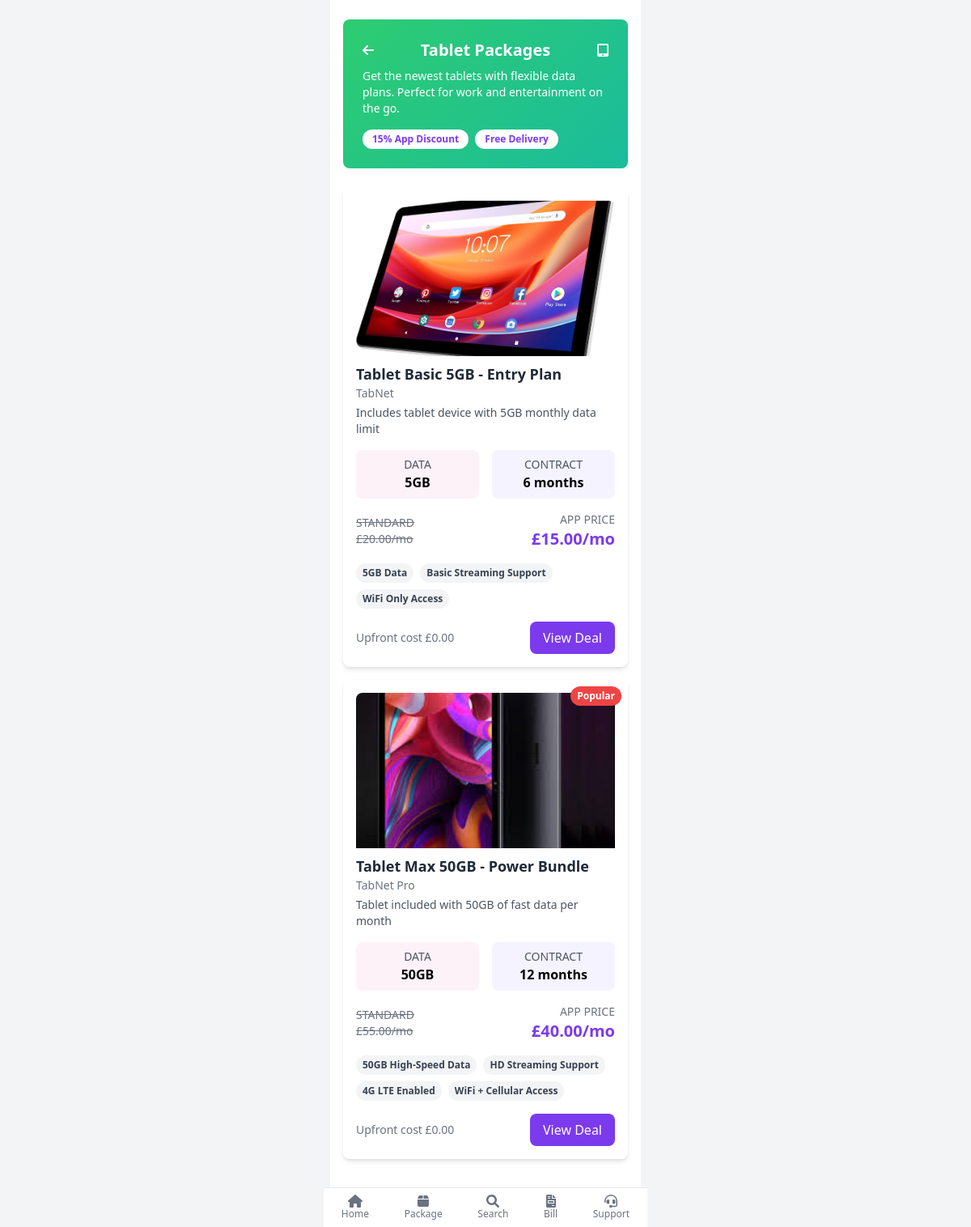
Page /tablet.php on the committed database.
### tables this page shows
CREATE TABLE `package` (
  `PackageID` int(11) NOT NULL,
  `PackageName` varchar(255) NOT NULL,
  `Description` text DEFAULT NULL,
  `Type` enum('Mobile','Broadband','Tablet','Custom') NOT NULL,
  `Price` decimal(10,2) NOT NULL,
  `FreeMinutes` int(11) DEFAULT 0,
  `FreeSMS` int(11) DEFAULT 0,
  `FreeGB` float DEFAULT 0,
  `old_price` int(11) NOT NULL,
  `Contract` varchar(255) DEFAULT NULL,
  `IsPopular` tinyint(1) DEFAULT 0,
  `DownloadSpeed` int(11) DEFAULT NULL,
  `UploadSpeed` int(11) DEFAULT NULL,
  `SetupFee` decimal(10,2) DEFAULT NULL,
  `Brand` varchar(100) DEFAULT NULL,
  `Rating` float DEFAULT NULL,
  `UpfrontCost` decimal(11,0) NOT NULL,
  `img` varchar(255) DEFAULT NULL
);

### tablet.php (called while the page is built, shortened)
<?php
include './Include/database.php';
include './models/Package.php';
include './models/TabletFeature.php';
$package = new Package($pdo);
$tabletPackages = $package->readByType('Tablet');
include './templates/tablet.html.php';
include './layout-mobile.html.php';

### models/Package.php (called while the page is built, shortened)
<?php
class Package {
    private $conn;
    private $table_name = "package";
    public function __construct($db) {
        $this->conn = $db;
    }
    public function readByType($type) {
        $query = "SELECT * FROM " . $this->table_name . " WHERE Type = ?";
        $stmt = $this->conn->prepare($query);
        $stmt->bindParam(1, $type);
        $stmt->execute();
        return $stmt;
    }
}
?>

### models/TabletFeature.php (called while the page is built, shortened)
<?php
class TabletFeature {
    private $conn;
    private $table_name = "tablet_features";
    public function __construct($db) {
        $this->conn = $db;
    }
    public function getFeaturesByPackageId($packageId) {
        $query = "SELECT Feature FROM " . $this->table_name . " WHERE PackageID = :packageId";
        $stmt = $this->conn->prepare($query);
        $stmt->execute(['packageId' => $packageId]);
        return $stmt->fetchAll(PDO::FETCH_COLUMN);
    }
}
?>

### templates/tablet.html.php (the view)
<section class="py-6">
    <div class="container mx-auto px-4">
        <div class="gradient-green text-white p-6 rounded-lg mb-6">
            <div class="flex justify-between items-center">
                <a href="packages.php">
                    <i class="fas fa-arrow-left text-white"></i>
                </a>
                <h2 class="text-xl font-bold">Tablet Packages</h2>
                <i class="fas fa-tablet-alt text-white"></i>
            </div>
            <p class="mt-2 text-sm">Get the newest tablets with flexible data plans. Perfect for work and entertainment on the go.</p>
            <div class="flex space-x-2 mt-4">
                <span class="bg-white text-purple-600 text-xs font-semibold px-3 py-1 rounded-full">15% App Discount</span>
                <span class="bg-white text-purple-600 text-xs font-semibold px-3 py-1 rounded-full">Free Delivery</span>
            </div>
        </div>
        <div class="mt-4 space-y-4">
            <?php if ($tabletPackages->rowCount() > 0): ?>
                <?php while ($pkg = $tabletPackages->fetch(PDO::FETCH_ASSOC)): ?>
                    <?php
                        $tabletFeature = new TabletFeature($pdo);
                        $features = $tabletFeature->getFeaturesByPackageId($pkg['PackageID']);
                        $isPopular = $pkg['IsPopular'] == 1;
                    ?>
                    <div class="bg-white p-4 rounded-lg shadow-md relative">
                        <?php if (!empty($pkg['img'])): ?>
                            <img src="<?= htmlspecialchars($pkg['img']) ?>" alt="<?= htmlspecialchars($pkg['PackageName']) ?>" class="w-full h-48 object-cover rounded-t-lg">
                        <?php endif; ?>
                        <?php if ($isPopular): ?>
                            <span class="absolute top-2 right-2 bg-red-500 text-white text-xs font-semibold px-2 py-1 rounded-full">Popular</span>
                        <?php endif; ?>
                        <div class="mt-2">
                            <h2 class="text-lg font-semibold text-gray-800"><?= htmlspecialchars($pkg['PackageName']) ?></h2>
                            <p class="text-sm text-gray-500"><?= htmlspecialchars($pkg['Brand']) ?></p>
                            <p class="text-sm text-gray-600 mt-1"><?= htmlspecialchars($pkg['Description']) ?: 'No description available.' ?></p>
                        </div>
                        <div class="grid grid-cols-2 gap-4 text-center mt-4">
                            <div class="bg-pink-50 p-2 rounded-lg">
                                <p class="text-sm text-gray-600">DATA</p>
                                <p class="text-base font-semibold"><?= htmlspecialchars($pkg['FreeGB']) ?>GB</p>
                            </div>
                            <div class="bg-purple-50 p-2 rounded-lg">
                                <p class="text-sm text-gray-600">CONTRACT</p>
                                <p class="text-base font-semibold"><?= htmlspecialchars($pkg['Contract']) ?></p>
                            </div>
                        </div>
                        <div class="flex justify-between items-center mt-4">
                            <div>
                                <p class="text-sm text-gray-500 line-through">STANDARD<br>£<?= number_format($pkg['old_price'], 2) ?>/mo</p>
                            </div>
                            <div class="text-right">
                                <p class="text-sm text-gray-500">APP PRICE</p>
                                <p class="text-xl font-bold text-purple-600">£<?= number_format($pkg['Price'], 2) ?>/mo</p>
                            </div>
                        </div>
                        <div class="flex flex-wrap gap-2 mt-4">
                            <?php if (!empty($features)): ?>
                                <?php foreach ($features as $f): ?>
                                    <span class="bg-gray-100 text-gray-700 text-xs font-semibold px-2 py-1 rounded-full"><?= htmlspecialchars($f) ?></span>
                                <?php endforeach; ?>
                            <?php else: ?>
                                <span class="text-xs text-gray-400">No features listed</span>
                            <?php endif; ?>
                        </div>
                        <div class="flex justify-between items-center mt-4">
                            <p class="text-sm text-gray-500">Upfront cost £<?= number_format($pkg['UpfrontCost'], 2) ?></p>
                            <a href="package-details.php?id=<?= (int)$pkg['PackageID'] ?>" class="bg-purple-600 text-white px-4 py-2 rounded-lg flex items-center">
                                View Deal
                            </a>
                        </div>
                    </div>
                <?php endwhile; ?>
            <?php else: ?>
                <p class="text-center text-gray-500">No tablet packages available.</p>
            <?php endif; ?>
        </div>
    </div>
</section>

### layout-mobile.html.php (style rules this page uses)
.gradient-green { background: linear-gradient(135deg, #2ecc71 0%, #1abc9c 100%); }
html, body { height: 100%; margin: 0; }

### rows in the picture
package: img (picture), PackageName "Tablet Basic 5GB - Entry Plan", Brand "TabNet", Description "Includes tablet device with 5GB monthly data limit", FreeGB "5", Contract "6 months", old_price "20.00", Price "15.00", f "5GB Data", f "Basic Streaming Support", f "WiFi Only Access", UpfrontCost "0.00"
package: img (picture), IsPopular "Popular", PackageName "Tablet Max 50GB - Power Bundle", Brand "TabNet Pro", Description "Tablet included with 50GB of fast data per month", FreeGB "50", Contract "12 months", old_price "55.00", Price "40.00", f "50GB High-Speed Data", f "HD Streaming Support", f "4G LTE Enabled", f "WiFi + Cellular Access", UpfrontCost "0.00"
